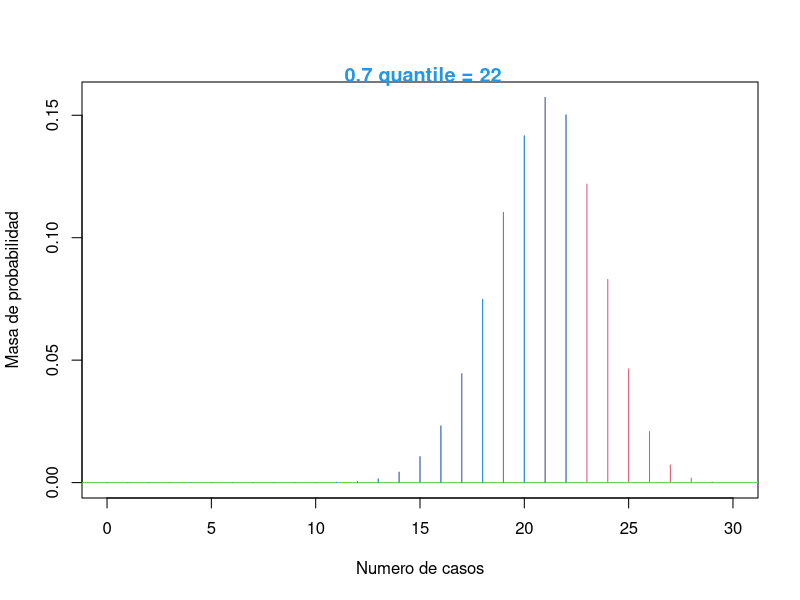
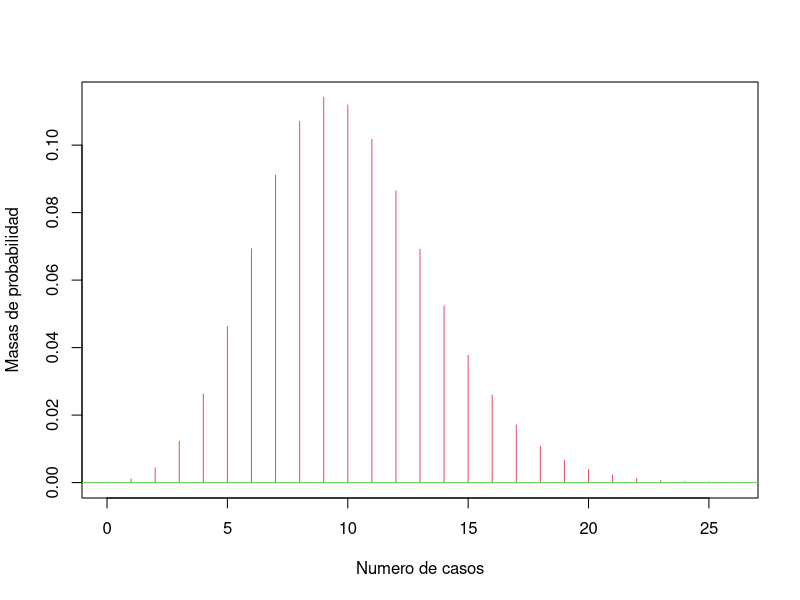

These charts were generated, in order, by the following R code:
## ---- chunk 1
knitr::opts_chunk$set(echo = TRUE)
## ---- chunk 2
Binomial.Plot <-function(n, p, low=0, high=n,scale = F, a=NA,b=NA,calcProb=!all(is.na(c(a,b))),quantile=NA,calcQuant=!is.na(quantile)){
  # Binomial
  sd = sqrt(n * p * (1 - p))
  if(scale && (n > 10)) {
    low = max(0, round(n * p - 4 * sd))
    high = min(n, round(n * p + 4 * sd))
  }
  values = low:high
  probs = dbinom(values, n, p)
  plot(c(low,high), c(0,max(probs)), type = "n", 
       xlab = "Numero de casos",
       ylab = "Masa de probabilidad",
       main = "")
  lines(values, probs, type = "h", col = 2)
  abline(h=0,col=3)
  if(calcProb) {
    if(is.na(a))
      a = 0
    if(is.na(b))
      b = n
    if(a > b) {
      d = a
      a = b
      b = d
    }
    a = round(a)
    b = round(b)
    prob = pbinom(b,n,p) - pbinom(a-1,n,p)
    title(paste("P(",a," <= N <= ",b,") = ",round(prob,6),sep=""),line=0,col.main=4)
    u = seq(max(c(a,low)),min(c(b,high)),by=1)
    v = dbinom(u,n,p)
    lines(u,v,type="h",col=4)
  }
  else if(calcQuant==T) {
    if(quantile < 0 || quantile > 1)
      stop("El cuantil debe estar entre 0 y 1")
    x = qbinom(quantile,n,p)
    title(paste(" ",quantile," quantile = ",x,sep=""),line=0,col.main=4)
    u = 0:x
    v = dbinom(u,n,p)
    lines(u,v,type="h",col=4)
  }
  return(invisible())
}
## ---- chunk 3
Binomial.Plot(30,.7, quantile = 0.7)
## ---- chunk 4
BinNeg.Plot <- function(n, p, low=0, high=n,scale = F, a=NA,b=NA,calcProb=!all(is.na(c(a,b))),quantile=NA,calcQuant=!is.na(quantile)){
  #Binomial Negativa
  sd = (sqrt(n*(1-p)))/p
  low = max(0, round(n * (1-p) -5 * sd))
  high = min(n, round(n * (1-p) + 5 * sd))
  values = low:high
  probs = dnbinom(values, n, p)
  plot(c(low,high), c(0,max(probs)), type = "n", 
       xlab = "Numero de casos",
       ylab = "Masas de probabilidad",
       main = "")
  lines(values, probs, type = "h", col = 2)
  abline(h=0,col=3)
  if(calcProb) {
    if(is.na(a))
      a = 0
    if(is.na(b))
      b = n
    if(a > b) {
      d = a
      a = b
      b = d
    }
    a = round(a)
    b = round(b)
    prob = pnbinom(b,n,p) - pnbinom(a-1,n,p)
    title(paste("P(",a," <= N <= ",b,") = ",round(prob,6),sep=""),line=0,col.main=4)
    u = seq(max(c(a,low)),min(c(b,high)),by=1)
    v = dnbinom(u,n,p)
    lines(u,v,type="h",col=4)
  }
  else if(calcQuant==T) {
    if(quantile < 0 || quantile > 1)
      stop("El cuantil debe estar entre 0 y 1")
    x = qnbinom(quantile,n,p)
    title(paste(" ",quantile," quantile = ",x,sep=""),line=0,col.main=4)
    u = 0:x
    v = dnbinom(u,n,p)
    lines(u,v,type="h",col=4)
  }
  return(invisible())
} 
## ---- chunk 5
BinNeg.Plot(40,.8)
